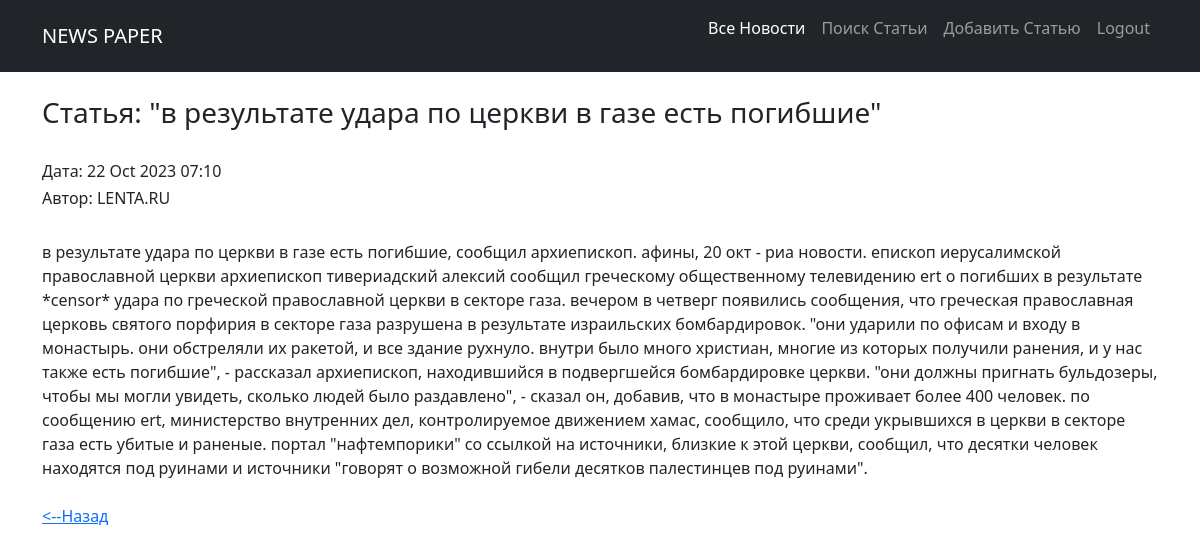
The app's page /news/6/ (signed in) with its own data.
### news/models.py (models this page shows, shortened)
class Post(models.Model):
    author = models.ForeignKey(Author, on_delete=models.CASCADE)
    NEWS = 'NW'
    ARTICLE = 'AR'
    CATEGORY_CHOICES = (
        (NEWS, 'Новость'),
        (ARTICLE, 'Статья')
    )
    categoryType = models.CharField(max_length=2, choices=CATEGORY_CHOICES, default=ARTICLE)
    dateCreation = models.DateTimeField(auto_now_add=True)
    postCategory = models.ManyToManyField(Category, through='PostCategory')
    title = models.CharField(max_length=128)
    text = models.TextField()
    rating = models.SmallIntegerField(default=0)

class Author(models.Model):
    authorUser = models.OneToOneField(User, on_delete=models.CASCADE)
    ratingAuthor = models.SmallIntegerField(default=0)
    def __str__(self):
        return f'{self.authorUser}'

### news/views.py (the view)
# urls.py: path('<int:pk>/', PostDetailView.as_view(), name='post_detail'), # Ссылка на детали статьи
class PostDetailView(LoginRequiredMixin, DetailView):
    template_name = 'news/post_detail.html'
    queryset = Post.objects.all()

### news/templatetags/custom_filters.py (called while the page is built)
@register.filter(name='censor') # регистрируем наш фильтр под именем censor,
def censor(censor_text): # первый аргумент здесь — это то значение, к которому надо применить фильтр,
    for word in censor_words:
        censor_text = censor_text.lower().replace(word.lower(), '*censor*')  # переводим в строчные буквы, заменяем на *censor*
    return censor_text # возвращаемое функцией значение — это то значение, которое подставится к нам в шаблон

### news/templates/news/post_detail.html (shortened to what this page needs)
{% extends 'flatpages/default.html' %}
{% load custom_filters %}
{% block content %}
    <br>
    <h3>Статья: "{{ post.title|censor }}"</h3><br>
    <h6>Дата: {{ post.dateCreation|date:'d M Y h:m' }}</h6>
    <h6>Автор: {{ post.author }}</h6>
    <br>
    {{ post.text|censor }}
    <br>
    <br>
    <a href="/news/"> <--Назад </a>
{% endblock content %}

### records on screen
Post: title|censor "в результате удара по церкви в газе есть погибшие", dateCreation "22 Oct 2023 07:10", author "LENTA.RU", text|censor "в результате удара по церкви в газе есть погибшие, сообщил архиепископ. афины, 20 окт - риа новости. епископ иерусалимской православной церкви архиепископ тивериадский алексий сообщил греческому общественному телевидению ert о погибших в результате *censor* удара по греческой православной церкви в секторе газа. вечером в четверг появились сообщения, что греческая православная церковь святого порфирия в секторе газа разрушена в результате израильских бомбардировок. \"они ударили по офисам и входу в монастырь. они обстреляли их ракетой, и все здание рухнуло. внутри было много христиан, многие из которых получили ранения, и у нас также есть погибшие\", - рассказал архиепископ, находившийся в…"
